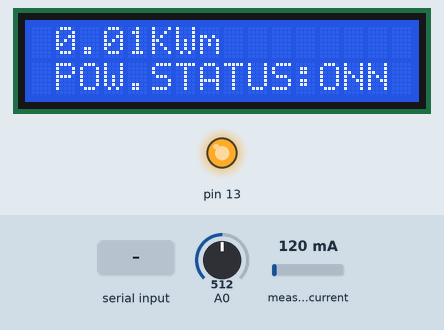
Recording of a program running on a simulated Arduino Uno, built with avr-gcc and run on an emulated ATmega328P. On the bench: 16×2 character LCD, output pins drawn as LEDs (lit = HIGH). The test bench sets the inputs (shaded band); at power-on: A0 = 512, measured current 120 mA. The modem accepts every AT command (registered, SIM ready, sends succeed) and sends nothing else; what the program prints to the serial monitor is not drawn.

Above: at 1.4 s.
1.5 s: "+CMT" received over the second serial link
At 6.3 s:
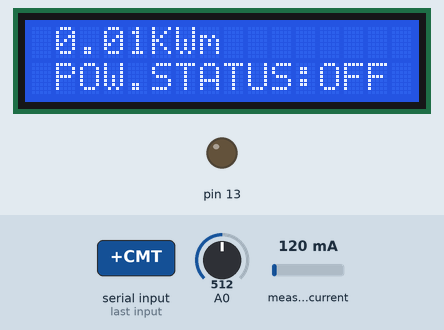
11.2 s: A0 set to 716
At 23.5 s:
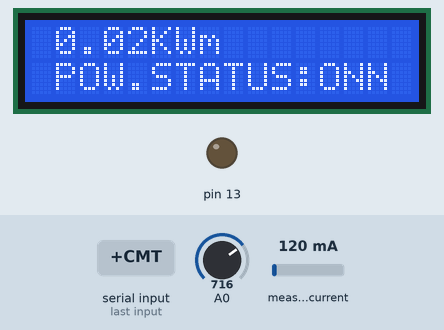
23.7 s: measured current set to 500 mA
At 33.2 s:
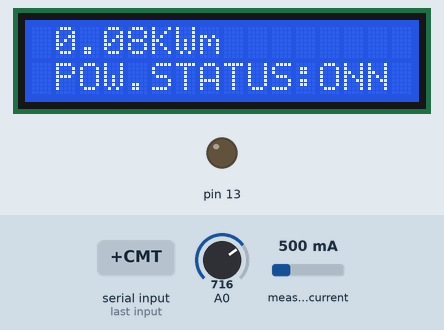
33.5 s: A0 set to 900
At 45.8 s:
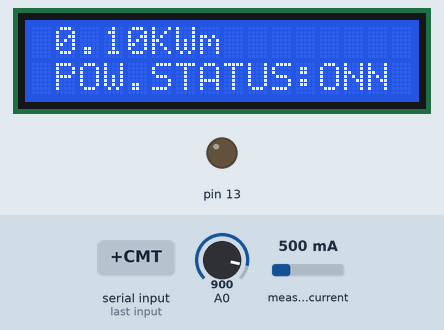
46.0 s: measured current set to 1000 mA
At 55.4 s:
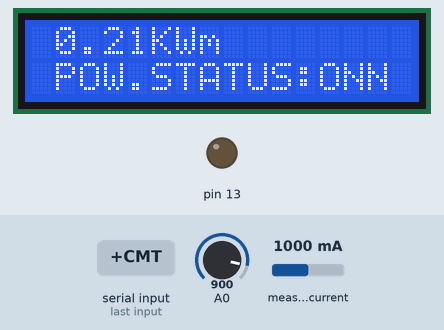
55.8 s: "toggle" received over the second serial link
At 60.6 s:
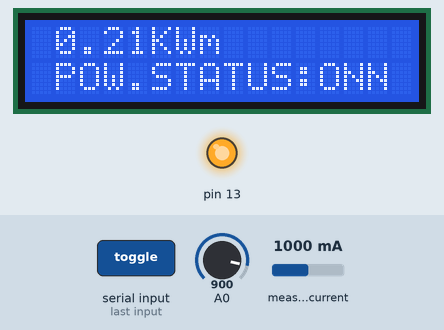
Timing chart, 0 to 62.0 s (numbered marks = the images above; inputs shaded):
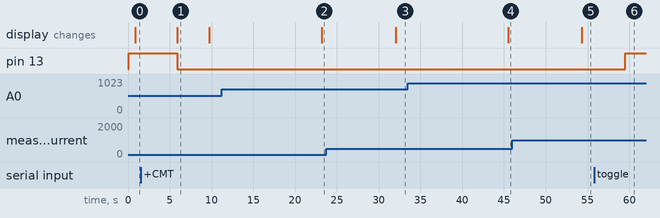

The program:

main.cpp
```cpp
#include <Arduino.h>

#include <SPI.h>
#include <LiquidCrystal.h>
#include <SoftwareSerial.h>

#include <ACS712.h>

SoftwareSerial mySerial(9, 10);

LiquidCrystal lcd(12, 11, 5, 4, 3, 2);

ACS712 sensor(ACS712_20A, A1);

float readVal1 = 0; // for voltage
float readVal2 = 0; // for current
float voltage = 0.0;
String user = "test1";
float currentValue = 0;

float avgamps = 0;
float amphr = 0;

float power = 0.0;
float energy = 0.0;
int send_flag = 1;
//int mVperAmp = 186;

int i = 0;
int j = 0;
int k = 0;
int delayTime2 = 350; // Delay between shifts
bool p13 = true;
int bill_time = 0;

void SendMessage()
{
    int bill_send = 0;
    if (bill_time % 3 == 0)
        bill_send = 1;
    mySerial.println("AT+CMGF=1");                   //Sets the GSM Module in Text Mode
    delay(1000);                                     // Delay of 1000 milli seconds or 1 second
    mySerial.println("AT+CMGS=\"+919537262339\"\r"); // Replace x with mobile number
    delay(1000);
    mySerial.println("start");
    mySerial.println(user);
    mySerial.println(voltage);      // The SMS text you want to send
    mySerial.println(currentValue); // The SMS text you want to send
    mySerial.println(power);        // The SMS text you want to send
    mySerial.println(energy);       // The SMS text you want to send
    mySerial.println(bill_send);
    mySerial.println(int(p13));
    delay(100);
    mySerial.println((char)26); // ASCII code of CTRL+Z
    delay(1000);
    bill_time += 1;
}

void RecieveMessage()
{
    mySerial.println("AT+CNMI=2,2,0,0,0"); // AT Command to receive a live SMS
    delay(3000);
}

void check_messages()
{
    Serial.println("IN");
    String c;
    delay(500);
    while (mySerial.available() > 0)
    {
        c = mySerial.readString();
        Serial.print(c);
        // c.indexOf("AT+CMGS=\"+919537262339\"") > 0 ||
        if (c.indexOf("+CMT") > 0 || c.indexOf("toggle") > 0)
        {
            Serial.println("\nToggle time");
            if (p13)
            {
                digitalWrite(13, LOW);
                p13 = false;
                lcd.setCursor(1, 1);
                lcd.print("POW.STATUS:");
                lcd.print("OFF");
            }
            else
            {
                digitalWrite(13, HIGH);
                p13 = true;
                lcd.setCursor(1, 1);
                lcd.print("POW.STATUS:");
                lcd.print("ONN");
            }
        }
    }
    Serial.println("Out");
}
void cleanSerial()
{
    while (mySerial.available() > 0)
        mySerial.read();
    Serial.println("Serial Cleaned");
}

void setup()
{

    sensor.calibrate();
    mySerial.begin(15200); // Setting the baud rate of GSM Module
    Serial.begin(9600);    // Setting the baud rate of Serial Monitor (Arduino)
    Serial.println("Starting test ...");
    lcd.begin(16, 2);
    lcd.clear();
    pinMode(13, OUTPUT);
    digitalWrite(13, HIGH);
}

void loop()
{

    float currentValue = sensorReading();
    lcd.setCursor(16, 1); // set the cursor outside the display count
    lcd.print(" ");       // print empty character

    delay(600);

    //long milisec = millis(); // calculate time in milliseconds
    //long time= -(milisec/1000); // convert milliseconds to seconds
    long time = 60;

    int readVal1 = analogRead(A0);
    Serial.print(readVal1);
    voltage = (readVal1) * (0.228);

    Serial.print("AC Voltage: ");
    Serial.print(voltage);
    Serial.println(" Volts");
    //delay(1000);

    //Variable = getVPP();
    //VRMS = (Variable/2.0) *0.707;  //root 2 is 0.707
    //AmpsRMS = (VRMS * 1000)/mVperAmp;
    //Serial.print(AmpsRMS);
    //Serial.println(" Amps RMS");

    //amps = actualval * 10;                    // 100mv/A from data sheet
    //totamps = totamps + amps;                // total amps
    //avgamps = totamps / time;                // average amps
    //amphr = (avgamps * time) / 3600;        // amphour
    //watt = voltage * amps;                    // power=voltage*current
    //energy = (watt * time) / (1000 * 3600); // energy in kWh

    avgamps = currentValue / time; // average amps
    //amphr=(avgamps*time)/3600; // amp-hour
    power = (voltage * currentValue);
    //energy=(watt*time)/3600; Watt-sec is again convert to Watt-Hr by dividing 1hr(3600sec)
    energy = (power) / (1000); //for reading in kWh

    lcd.setCursor(1, 0); // set the cursor at 1st col and 1st row
    lcd.print(energy);
    lcd.print("KWm");

    //lcd.print(voltage );
    //lcd.print("v");

    lcd.setCursor(1, 1);

    lcd.print("POW.STATUS:");
    lcd.print("ONN");

    /*
      mySerial.println("AT+CMGF=1");    //Sets the GSM Module in Text Mode
      delay(1000);  // Delay of 1000 milli seconds or 1 second
      mySerial.println("AT+CMGS=\"+919428217561\"\r"); // Replace x with mobile number
      delay(1000);
      //mySerial.print(watt, voltage, energy, amps);
      mySerial.println(watt);
      mySerial.println(voltage);
      mySerial.println(energy);
      mySerial.println(amps);
      //mySerial.println("sim900a sms");// The SMS text you want to send
      delay(100);
      mySerial.println((char)26);// ASCII code of CTRL+Z
      //delay(1000);
      delay(60000);
      */
    Serial.println(send_flag);
    if (send_flag % 2 == 0)
    {
        send_flag = 1;
        Serial.println("Sending");
        SendMessage();
        Serial.println("Sent");
        delay(500);
    }
    else
    {
        send_flag += 1;
    }
    check_messages();
    RecieveMessage();
    check_messages();
    delay(3000);
}

float sensorReading()
{
    float I = 0;
    for (int i = 0; i < 10; i++)
    {
        I = I + sensor.getCurrentAC();
    }
    return (I / 10);
}
```

Measured:
- after the input at 1.5 s, pin 13: HIGH → LOW after 4.4 s; the display: changes after 4.4 s (image 1)
- after the input at 11.2 s, the display: changes after 12.0 s (image 2)
- after the input at 23.7 s, the display: changes after 8.3 s (image 3)
- after the input at 33.5 s, the display: changes after 12.0 s (image 4)
- after the input at 46.0 s, the display: changes after 8.3 s (image 5)
- after the input at 55.8 s, pin 13: LOW → HIGH after 3.7 s
- what the display in image 1 shows lasts 3.8 s, from 5.9 s to 9.7 s
